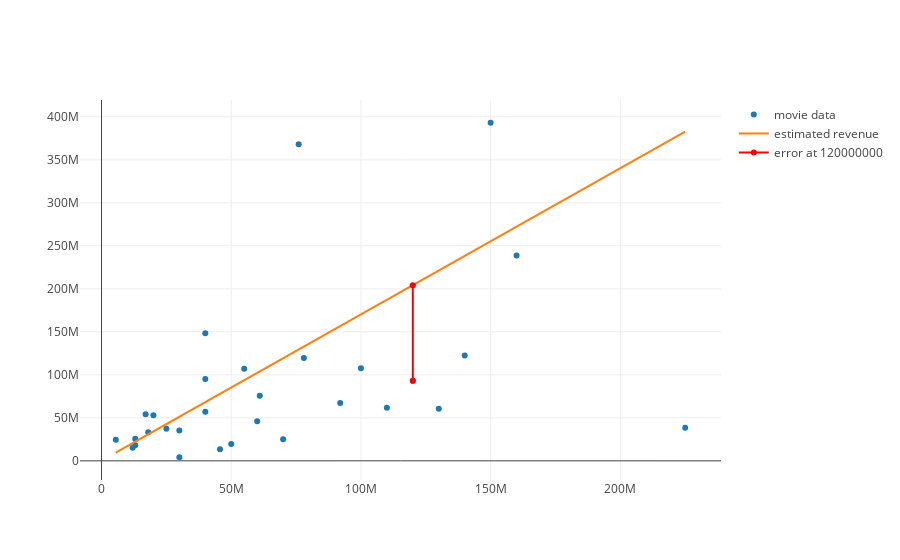

The cell this chart's notebook holds for it:
### Code cell
from plotly.offline import iplot, init_notebook_mode
init_notebook_mode(connected=True)

from graph import trace_values, m_b_trace, plot
movies_trace = trace_values(x_values, y_values, text=titles, name='movie data')
regression_trace = m_b_trace(1.7, 100000, x_values, name='estimated revenue')
plot([movies_trace, regression_trace, error_at_120m])
